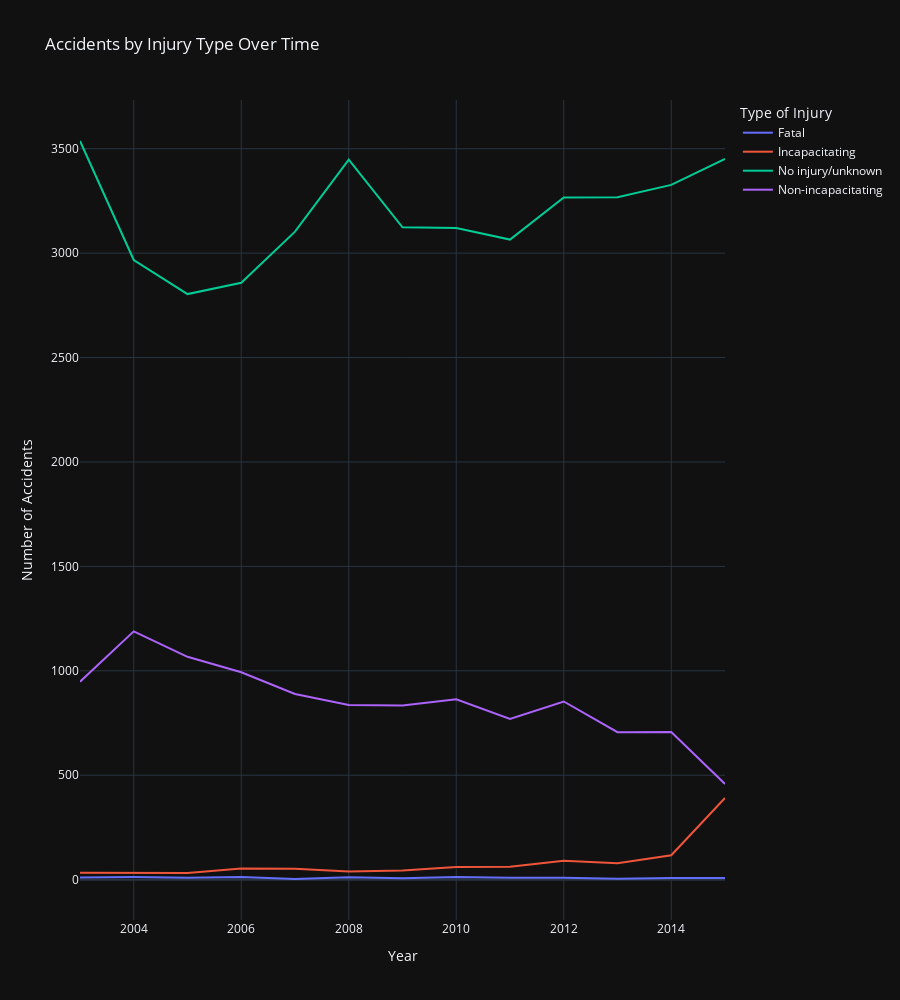

This figure's notebook cell:
### Markdown cell above
# Plotly Insights and Tips: Accidents by Injury Type Over Time (Line Graph)

In the course of this project, I've had the opportunity to dive deep into Plotly, a powerful and versatile plotting library. Here are some key takeaways and helpful tips from my experience, particularly from creating the 'Accidents by Injury Type Over Time' line plot:

## Similarities to Matplotlib
- **Familiar Ground for Matplotlib Users**: One of the first things I noticed is that Plotly operates quite similarly to Matplotlib in many respects. This made the transition smoother, as I could apply some of my existing knowledge about data visualization.

## Customization and Styling
- **Enhancing Visual Appeal**: A standout feature in Plotly is the ease with which you can switch themes and styles. For example, using `template='plotly_dark'` instantly gives the plot a sleek, modern look. And it's my personal favorite template. This flexibility allows for quick adjustments to the visual presentation, making data more engaging and accessible to different audiences.

If you want to see all of the Plotly templates available, you can type: 

```python
import plotly.io as pio
pio.templates
```

### Code cell
# Group by year and injury type, then count the number of accidents
injury_data = df.groupby(['Year', 'Injury Type']).size().reset_index(name='Accidents')

# Create a Plotly line plot
fig = px.line(injury_data, x='Year', y='Accidents', color='Injury Type',
              title='Accidents by Injury Type Over Time',
              labels={'Year': 'Year', 'Accidents': 'Number of Accidents', 'Injury Type': 'Type of Injury'})

# Customize the layout
fig.update_layout(xaxis_title='Year', yaxis_title='Number of Accidents', height=1000, template='plotly_dark')

# Show the plot
fig.show()

#Save the plot to html file
#py.plot(fig, filename='injury_type_plot.html')

### Figure 1 — Plotly figure (JSON) as saved in the notebook; plotly's stock layout.template omitted (floating-point values rounded to 4 significant figures)
{"data": [{"hovertemplate": "Type of Injury=Fatal<br>Year=%{x}<br>Number of Accidents=%{y}<extra></extra>", "legendgroup": "Fatal", "line": {"color": "#636efa", "dash": "solid"}, "marker": {"symbol": "circle"}, "mode": "lines", "name": "Fatal", "orientation": "v", "showlegend": true, "type": "scatter", "x": [2003, 2004, 2005, 2006, 2007, 2008, 2009, 2010, 2011, 2012, 2013, 2014, 2015], "xaxis": "x", "y": [10, 12, 9, 12, 3, 11, 7, 13, 9, 9, 4, 8, 8], "yaxis": "y"}, {"hovertemplate": "Type of Injury=Incapacitating<br>Year=%{x}<br>Number of Accidents=%{y}<extra></extra>", "legendgroup": "Incapacitating", "line": {"color": "#EF553B", "dash": "solid"}, "marker": {"symbol": "circle"}, "mode": "lines", "name": "Incapacitating", "orientation": "v", "showlegend": true, "type": "scatter", "x": [2003, 2004, 2005, 2006, 2007, 2008, 2009, 2010, 2011, 2012, 2013, 2014, 2015], "xaxis": "x", "y": [33, 34, 32, 53, 52, 39, 44, 61, 62, 90, 79, 117, 391], "yaxis": "y"}, {"hovertemplate": "Type of Injury=No injury/unknown<br>Year=%{x}<br>Number of Accidents=%{y}<extra></extra>", "legendgroup": "No injury/unknown", "line": {"color": "#00cc96", "dash": "solid"}, "marker": {"symbol": "circle"}, "mode": "lines", "name": "No injury/unknown", "orientation": "v", "showlegend": true, "type": "scatter", "x": [2003, 2004, 2005, 2006, 2007, 2008, 2009, 2010, 2011, 2012, 2013, 2014, 2015], "xaxis": "x", "y": [3537, 2967, 2804, 2858, 3103, 3448, 3124, 3120, 3065, 3267, 3268, 3327, 3451], "yaxis": "y"}, {"hovertemplate": "Type of Injury=Non-incapacitating<br>Year=%{x}<br>Number of Accidents=%{y}<extra></extra>", "legendgroup": "Non-incapacitating", "line": {"color": "#ab63fa", "dash": "solid"}, "marker": {"symbol": "circle"}, "mode": "lines", "name": "Non-incapacitating", "orientation": "v", "showlegend": true, "type": "scatter", "x": [2003, 2004, 2005, 2006, 2007, 2008, 2009, 2010, 2011, 2012, 2013, 2014, 2015], "xaxis": "x", "y": [948, 1189, 1067, 993, 889, 836, 834, 864, 769, 853, 706, 707, 458], "yaxis": "y"}], "layout": {"height": 1000, "legend": {"title": {"text": "Type of Injury"}, "tracegroupgap": 0}, "title": {"text": "Accidents by Injury Type Over Time"}, "xaxis": {"anchor": "y", "domain": [0, 1], "title": {"text": "Year"}}, "yaxis": {"anchor": "x", "domain": [0, 1], "title": {"text": "Number of Accidents"}}}}
